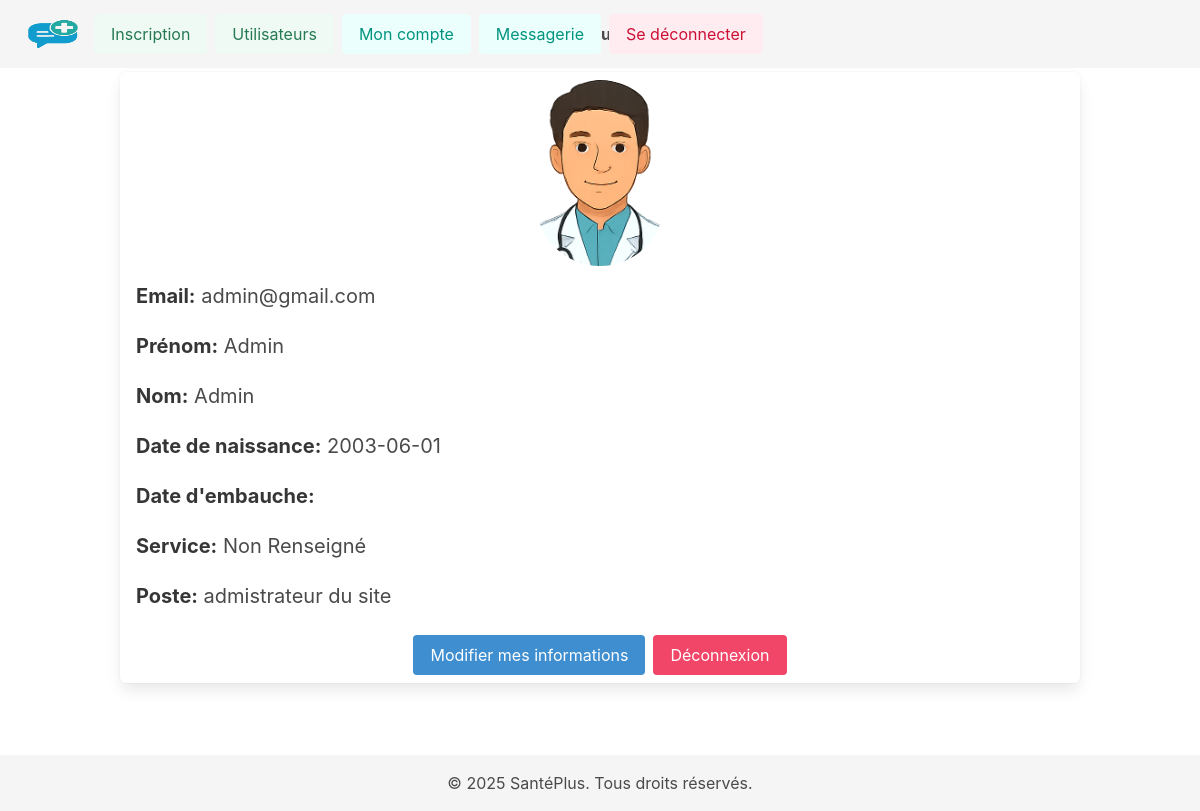
Screenshot of /site/pages/account.php (signed in) with the database file from the repository.
### tables this page shows
CREATE TABLE IF NOT EXISTS `medical_staff` (
  `ID` int NOT NULL AUTO_INCREMENT,
  `email` varchar(50) NOT NULL,
  `password` varchar(200) NOT NULL,
  `username` varchar(50) DEFAULT NULL,
  `first_name` varchar(30) NOT NULL,
  `last_name` varchar(30) NOT NULL,
  `birth_date` date DEFAULT NULL,
  `leaving_date` timestamp NULL DEFAULT NULL,
  `hiring_date` date DEFAULT NULL,
  `service` int DEFAULT '0',
  `job` int DEFAULT '0',
  `profile_pic` varchar(80) DEFAULT '../src/img/profile_pics/default.png',
  `is_suspended` int DEFAULT '0',
  PRIMARY KEY (`ID`) USING BTREE,
  KEY `fk_staff_service` (`service`),
  KEY `fk_staff_job` (`job`),
  CONSTRAINT `fk_staff_job` FOREIGN KEY (`job`) REFERENCES `job` (`ID`),
  CONSTRAINT `fk_staff_service` FOREIGN KEY (`service`) REFERENCES `service` (`ID`)
);

CREATE TABLE IF NOT EXISTS `service` (
  `ID` int NOT NULL AUTO_INCREMENT,
  `libelle` varchar(150) DEFAULT NULL,
  PRIMARY KEY (`ID`) USING BTREE
);

CREATE TABLE IF NOT EXISTS `job` (
  `ID` int NOT NULL AUTO_INCREMENT,
  `libelle` varchar(50) DEFAULT NULL,
  PRIMARY KEY (`ID`) USING BTREE
);

### site/pages/account.php (the view, shortened to what this page needs)
<?php
include_once './config.php';
$user_type = $_SESSION['user_type'];
$request = "";
if ($user_type === 'patient') {
    $request = "SELECT * FROM patient WHERE ID = ?";
} elseif ($user_type === 'medical_staff') {
    $request = "SELECT ms.*, s.libelle as service_name, j.libelle as job_name
                FROM medical_staff ms
                LEFT JOIN service s ON ms.service = s.ID
                LEFT JOIN job j ON ms.job = j.ID
                WHERE ms.ID = ?";
} else {
    die("Type d'utilisateur inconnu.");
}
$requete = $pdo->prepare($request);
$requete->execute([$_SESSION['ID']]);
$user = $requete->fetch(PDO::FETCH_ASSOC);
?>
<!DOCTYPE html>
<html lang="fr">
<head>
</head>
<body>
    <section class="section">
        <div class="container">
            <div class="box has-text-centered">
                <figure class="image is-128x128 is-inline-block mb-4">
                    <img class="is-rounded" src="<?= htmlspecialchars($user['profile_pic'] ?? 'img/profile_pics/default.png'); ?>"
                        alt="Photo de profil">
                </figure>
                <h1 class="title is-4"></strong> <?= $user['username'] ?? 'N/A'; ?></h1>
                <div class="content has-text-left is-size-5 mt-5">
                    <p><strong>Email:</strong> <?= $user['email']; ?></p>
                    <p><strong>Prénom:</strong> <?= $user['first_name']; ?></p>
                    <p><strong>Nom:</strong> <?= $user['last_name']; ?></p>
                    <p><strong>Date de naissance:</strong> <?= $user['birth_date']; ?></p>
                    <?php if ($user_type === 'patient'): ?>
                                <p><strong>Date d'admission:</strong> <?= $user['admission_date']; ?></p>
                    <?php elseif ($user_type === 'medical_staff'): ?>
                                <p><strong>Date d'embauche:</strong> <?= $user['hiring_date']; ?></p>
                            <p><strong>Service:</strong> <?= $user['service_name']; ?></p>
                            <p><strong>Poste:</strong> <?= $user['job_name']; ?></p>
                    <?php endif; ?>
                </div>
                <div class="buttons is-centered mt-4">
                    <a href="edit_account.php" class="button is-info">Modifier mes informations</a>
                    <a href="logout.php" class="button is-danger">Déconnexion</a>
                </div>
            </div>
        </div>
    </section>
</body>
<?php include_once './modules/footer.php'; ?>
</html>

### site/src/css/styles.css (style rules this page uses)
.card, .box, .conversation-card { padding: 0.5rem 1rem; }

### rows the page displays
medical_staff: profile_pic (picture), email "admin@gmail.com", first_name "Admin", last_name "Admin", birth_date "2003-06-01", service.libelle "Non Renseigné", job.libelle "admistrateur du site"

### other values shown
$site->siteName() "SantéPlus"
